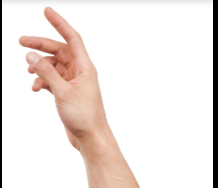
#> input picture Classifier/image.png, 218 x 188 px
$ python -i util.py   (imports and definitions only)   (older library calls are emulated)
#> lines starting #> are read from the running program, lines starting #| are printed output that depends on the picture
import os
import cv2
import numpy as np
from skimage.feature import hog, graycomatrix, graycoprops
from skimage.exposure import histogram

########################################## GLOBAL DEFINES AND VARIABLES ##########################################

script_dir = os.path.dirname(os.path.abspath(__file__))
DATA_DIR = 'test'
DATASET_NAME = 'data.pkl'
gestures = ["Random"]
dataset_size = 1000
random_seed = 42

############################################ GENERAL FUNCTIONS NEEDED ############################################

# [53 lines left out: functions getGraylevelCounts, getThreshold, getSegmentedImage, not called in this run]

def segment(image):
    return getSegmentedImage(image, getThreshold(image))

# [25 lines left out: function segment_hand_kmeans, not called in this run]

def extract_hand_features(binary_image):
    """
    Extract comprehensive features for hand gesture classification

    Args:
        binary_image (numpy.ndarray): Binary segmented hand image

    Returns:
        dict: Dictionary of extracted features
    """
    # Feature extraction dictionary
    features = {}

    # 1. Contour-based features
    contours, _ = cv2.findContours(binary_image, cv2.RETR_EXTERNAL, cv2.CHAIN_APPROX_SIMPLE)
    if not contours:
        return None

    hand_contour = max(contours, key=cv2.contourArea)

    # Contour area and perimeter
    features['contour_area'] = cv2.contourArea(hand_contour)
    features['contour_perimeter'] = cv2.arcLength(hand_contour, True)

    # 2. Convex Hull and Defects Analysis
    hull = cv2.convexHull(hand_contour, returnPoints=False)

    # Safer convexity defects handling
    try:
        defects = cv2.convexityDefects(hand_contour, hull)

        # Convexity defects
        if defects is not None and len(defects.shape) > 1:
            features['num_defects'] = len(defects)

            # Safely extract defect depths
            defect_depths = []
            for defect in defects:
                # Check if the defect has at least 4 elements
                if len(defect) >= 4:
                    defect_depths.append(defect[3]/256.0)

            features['avg_defect_depth'] = np.mean(defect_depths) if defect_depths else 0
        else:
            features['num_defects'] = 0
            features['avg_defect_depth'] = 0

    except cv2.error:
        # Fallback if convexity defects can't be computed
        features['num_defects'] = 0
        features['avg_defect_depth'] = 0

    # 3. Bounding Box Features
    x, y, w, h = cv2.boundingRect(hand_contour)
    features['aspect_ratio'] = float(w) / h if h > 0 else 1
    features['extent'] = features['contour_area'] / (w * h) if w * h > 0 else 1

    # 4. Finger Detection and Spread
    finger_detect = binary_image.copy()
    finger_contours, _ = cv2.findContours(finger_detect, cv2.RETR_EXTERNAL, cv2.CHAIN_APPROX_SIMPLE)
    potential_fingers = [cnt for cnt in finger_contours if cv2.contourArea(cnt) > 50]
    features['num_fingers'] = len(potential_fingers)

    # 5. Pixel Distribution and Texture
    # Ensure image has enough variation for GLCM
    if binary_image.size > 0:
        # Ensure unique pixel values
        glcm = graycomatrix(binary_image, [1], [0], levels=256)
        features['contrast'] = graycoprops(glcm, 'contrast')[0, 0]
        features['dissimilarity'] = graycoprops(glcm, 'dissimilarity')[0, 0]
        features['homogeneity'] = graycoprops(glcm, 'homogeneity')[0, 0]
    else:
        features['contrast'] = 0
        features['dissimilarity'] = 0
        features['homogeneity'] = 0

    # 6. Moment-based features
    moments = cv2.moments(hand_contour)
    # Add small epsilon to avoid log(0)
    hu_moments = cv2.HuMoments(moments).flatten()
    features['hu_moments'] = np.log(np.abs(hu_moments) + 1e-10)

    return features

# [76 lines left out: functions extract_features, extract_hog_features, extract_hsv_histogram, not called in this run]

>>> import cv2
>>> picture = cv2.imread('image.png', cv2.IMREAD_GRAYSCALE)
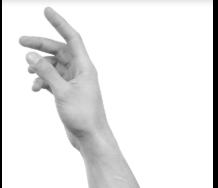
#> picture: shape (188, 218); min 0, max 255, mean 231.6
>>> result = extract_hand_features(picture)
#> in extract_hand_features, `contours, _ = cv2.findContours(binary_image, cv2.RETR_EXTERNAL, cv2.CH..`: contours = [[[2, 0], [2, 187], [212, 187], [212, 0]]]
#> in extract_hand_features, `hand_contour = max(contours, key=cv2.contourArea)`: hand_contour = [[2, 0], [2, 187], [212, 187], [212, 0]]
#> in extract_hand_features, `hull = cv2.convexHull(hand_contour, returnPoints=False)`: hull = [3, 2, 1, 0]
#> in extract_hand_features, `x, y, w, h = cv2.boundingRect(hand_contour)`: x = 2; y = 0; w = 211; h = 188
#> in extract_hand_features, `finger_contours, _ = cv2.findContours(finger_detect, cv2.RETR_EXTERNAL..`: finger_contours = [[[2, 0], [2, 187], [212, 187], [212, 0]]]
#> in extract_hand_features, `moments = cv2.moments(hand_contour)`: moments = moments, m00 39270, centre m10/m00, m01/m00 = (107, 93.5)
#> in extract_hand_features, `hu_moments = cv2.HuMoments(moments).flatten()`: hu_moments = [0.168, 0.000375, 0, 0, 0, 0, 0]
#> result = 11 items
